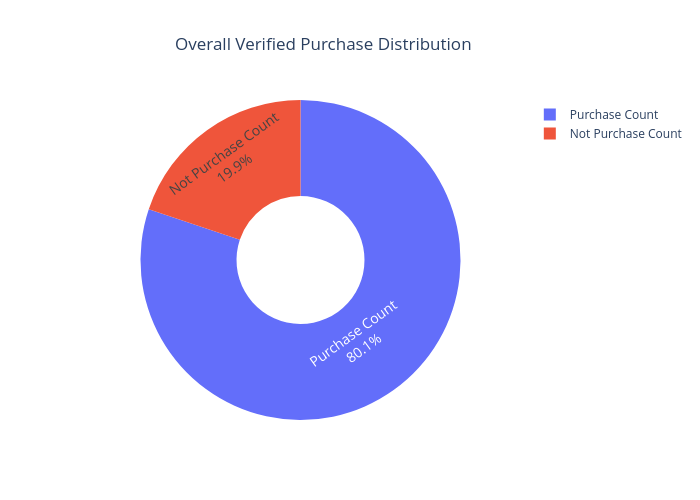

This figure's notebook cell:
### Code cell
verified_purchase_pie_df = (
            global_mobile_review_eda_df.groupby("verified_purchase").size().reset_index(name="Count")
                            )

verified_purchase_pie_df["Label"] = verified_purchase_pie_df["verified_purchase"].map({
                                    1: "Purchase Count",
                                    0: "Not Purchase Count"
})
verified_purchase_pie_fig = px.pie(verified_purchase_pie_df,
                                    names="Label",
                                    values="Count",
                                    title="Overall Verified Purchase Distribution",
                                    hole=0.4  # Donut chart
)
verified_purchase_pie_fig.update_traces(textinfo="percent+label",
                                        textfont_size=14
)
verified_purchase_pie_fig.update_layout(
                                        width=700,
                                        height=500,
                                        title_x=0.25
)
verified_purchase_pie_fig.show()

### Figure 1 — Plotly figure (JSON) as saved in the notebook; plotly's stock layout.template omitted (floating-point values rounded to 4 significant figures)
{"data": [{"domain": {"x": [0, 1], "y": [0, 1]}, "hole": 0.4, "hovertemplate": "Label=%{label}<br>Count=%{value}<extra></extra>", "labels": ["Not Purchase Count", "Purchase Count"], "legendgroup": "", "name": "", "showlegend": true, "textfont": {"size": 14}, "textinfo": "percent+label", "type": "pie", "values": [9930, 40070]}], "layout": {"height": 500, "legend": {"tracegroupgap": 0}, "title": {"text": "Overall Verified Purchase Distribution", "x": 0.25}, "width": 700}}
